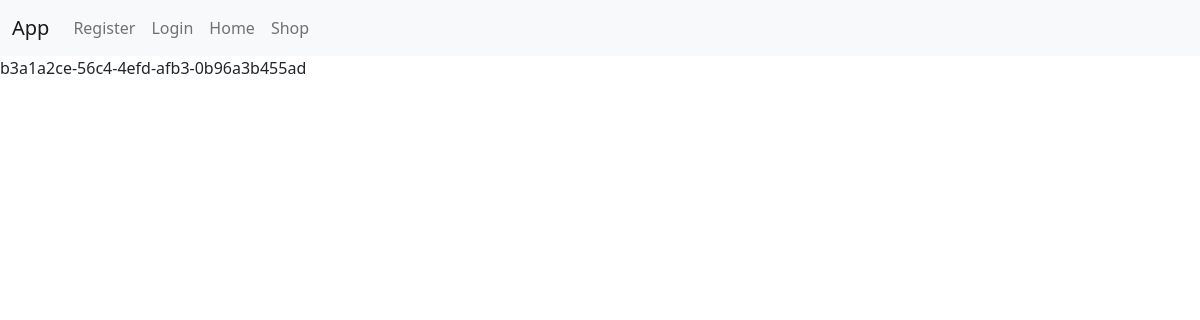
/app/view_items/, run on an earlier commit of the app's database.
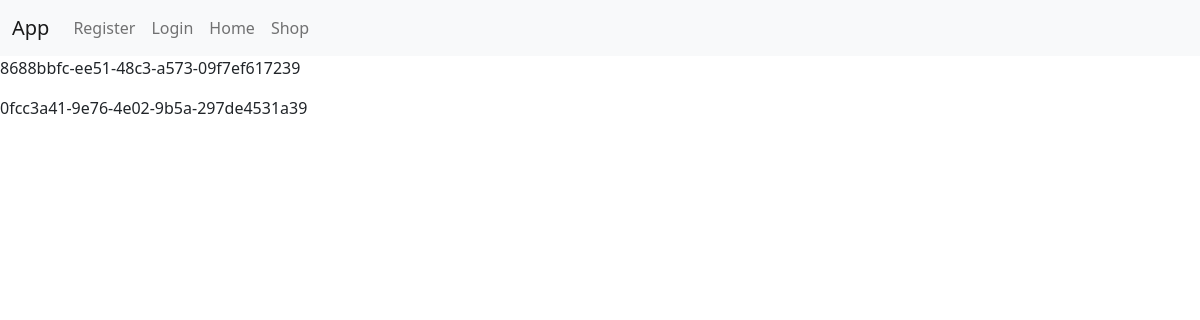
And on a later commit of the database.
### shop/models.py (models this page shows)
class Item(models.Model):
    id = models.UUIDField(primary_key=True, default=uuid.uuid4)
    item_model_id = models.ForeignKey(ItemModel, on_delete=models.CASCADE, null=True, blank=True)
    ITEM_STATUS = (
        ('u', 'Unavailable'),
        ('a', 'Available'),
        ('r', 'Reserved'),
        ('s', 'Sold'),
    )
    status = models.CharField(
        "Status",
        max_length=1,
        choices=ITEM_STATUS,
        blank=True,
        default='u',
        help_text="Leidinio kopijos statusas"
    )

### shop/views.py (the view)
# urls.py: path("view_items/", views.ItemView.as_view(), name='view_items_n'),
class ItemView(generic.ListView):
    model = Item
    context_object_name = 'item_list'  # nebūtina, tokį pavadinimą kontekste django sukuria automatiškai
    template_name = 'view_items_list.html'
    paginate_by = 8

### shop/templates/view_items_list.html
{% extends "base.html" %}
{% block content %}
{% for item_obj in item_list %}
   <p>{{ item_obj.id }}</p>
{% endfor %}
{% endblock %}

### shop/templates/base.html (shortened to what this page needs)
<!doctype html>
<html lang="en">
<head>
    <link href="https://cdn.jsdelivr.net/npm/bootstrap@5.0.2/dist/css/bootstrap.min.css" rel="stylesheet"
>
    {% load static %}
</head>
<body>
{% include "navbar_1.html" %}
{% block content %}
{% endblock %}
</body>
</html>

### shop/templates/navbar_1.html (shortened to what this page needs)
<nav class="navbar navbar-expand-lg navbar-light bg-light">
    <div class="container-fluid">
        <a class="navbar-brand" href="{% url 'index_n' %}">App</a>
        <div class="collapse navbar-collapse" id="navbarSupportedContent">
            <ul class="navbar-nav me-auto mb-2 mb-lg-0">
                {% if user.is_authenticated %}
                <li class="nav-item">
                    <a class="nav-link" href="{% url 'user_profile_n' %}">{{ user.get_username }}</a>
                </li>
                <li class="nav-item">
                    <a class="nav-link" href="{% url 'logout' %}?next=/">Logout</a>
                </li>
                {% for group in user.groups.all %}
                {% if group.name == 'shop_admin' %}
                <li class="nav-item">
                    <a class="nav-link" href="{% url 'administrator_n' %}">administruoti</a>
                </li>
                {% endif %}
                {% endfor %}
                {% else %}
                <li class="nav-item">
                    <a class="nav-link" href="{% url 'register_n' %}">Register</a>
                </li>
                <li class="nav-item">
                    <a class="nav-link" href="{% url 'login' %}?next=/">Login</a>
                </li>
                {% endif %}
                <li class="nav-item">
                    <a class="nav-link" href="{% url 'index_n' %}">Home</a>
                </li>
                <li class="nav-item">
                    <a class="nav-link" href="{% url 'view_items_models_n' %}">Shop</a>
                </li>
            </ul>
        </div>
    </div>
</nav>

What changed in the data, as far as the page shows it:
removed Item: id "b3a1a2ce-56c4-4efd-afb3-0b96a3b455ad"
added Item: id "8688bbfc-ee51-48c3-a573-09f7ef617239"
added Item: id "0fcc3a41-9e76-4e02-9b5a-297de4531a39"
